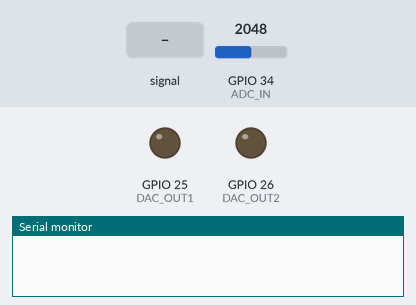
The sketch below on a simulated ESP32. Shown: output pins drawn as LEDs (lit = HIGH), the last lines printed to the serial monitor. The inputs (shaded band) are chosen by the test bench; at power-on: GPIO 34 (ADC_IN) = 2048 (analog values on the 0–4095 scale).

Above: at 0.0 s.
At 1.5 s:
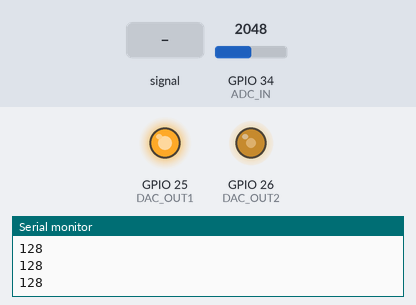
1.6 s: GPIO 34 (ADC_IN) fed a 200 Hz sine of ±327 counts around its level
At 1.67 s:
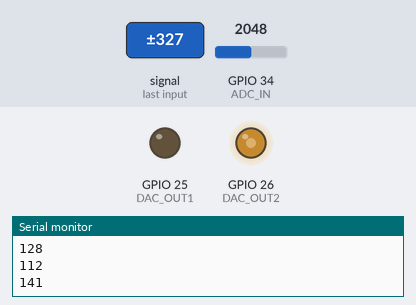
Timing chart, 0 to 2.6 s (numbered marks = the images above; inputs shaded):
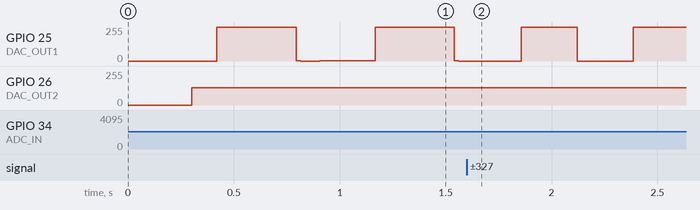

The sketch:

esp32_softclipper_test.ino
```cpp
#include <Arduino.h>

// ----- Pins -----
const int DAC_OUT1 = 25;  // DAC1 output (sine)
const int DAC_OUT2 = 26;  // DAC2 output (processed)
const int ADC_IN   = 34;  // ADC input

// ----- Sine table -----
const int   TABLE_SIZE = 256;
float       sineTable[TABLE_SIZE];

// ----- Timing / sample rate -----
const uint32_t SAMPLE_RATE_HZ   = 20000;     // 20 kHz
const uint32_t TIMER_BASE_HZ    = 1000000;   // 1 MHz timer base
const uint32_t TICKS_PER_SAMPLE = TIMER_BASE_HZ / SAMPLE_RATE_HZ; // 1e6 / 2e4 = 50

// ----- Test signal frequency -----
const float TEST_FREQ_HZ = 5.0f;           // A4 tone, change freely

// Phase accumulator stuff
float     g_phase       = 0.0f;
float     g_phaseStep   = 0.0f;              // computed in setup()

// ----- Plotting throttle -----
const uint16_t PLOT_DECIMATION = 200;        // 20k/200 = 100 Hz plot rate

// ----- Soft-clip parameters -----
const float CLIP_LIMIT = 0.3f;

// ----- Timer & shared state -----
hw_timer_t* timer = nullptr;

// ISR → loop tick flag
volatile bool g_sampleTick = false;

// Plotting shared state
volatile uint8_t g_plotSample      = 0;
volatile bool    g_plotSampleReady = false;


// -----------------------------------------------------
// Generate LUT [-1, 1]
// -----------------------------------------------------
void generateSineTable() {
    for (int i = 0; i < TABLE_SIZE; ++i) {
        float angle = 2.0f * PI * (float)i / (float)TABLE_SIZE;
        sineTable[i] = sinf(angle);
    }
}


// -----------------------------------------------------
// Generate sine at TEST_FREQ_HZ
// -----------------------------------------------------
float generateSine() {
    // Fractional index
    int   index      = (int)g_phase;
    float sample     = sineTable[index];

    // Advance phase accumulator
    g_phase += g_phaseStep;
    if (g_phase >= TABLE_SIZE) {
        g_phase -= TABLE_SIZE;
    }

    return sample;
}


// -----------------------------------------------------
float adcToNorm(uint16_t raw) {
    return ((float)raw - 2048.0f) / 2048.0f;
}

uint8_t normToDac(float x) {
    if (x > 1.0f)  x = 1.0f;
    if (x < -1.0f) x = -1.0f;
    float shifted = (x + 1.0f) * 0.5f;
    return (uint8_t)(shifted * 255.0f + 0.5f);
}

float softClip(float x) {
    float y = x / (1.0f + fabsf(x));  // smooth compress
    if (y >  CLIP_LIMIT) y =  CLIP_LIMIT;
    if (y < -CLIP_LIMIT) y = -CLIP_LIMIT;
    return y;
}


// -----------------------------------------------------
void ARDUINO_ISR_ATTR onTimer() {
    g_sampleTick = true;
}


// -----------------------------------------------------
void processOneSample() {
    float   sineNorm = generateSine();
    uint8_t sineDac  = normToDac(sineNorm);
    dacWrite(DAC_OUT1, sineDac);

    uint16_t adcRaw = analogRead(ADC_IN);
    float    inNorm = adcToNorm(adcRaw);

    float   outNorm = softClip(inNorm);
    uint8_t outDac  = normToDac(outNorm);

    dacWrite(DAC_OUT2, outDac);

    static uint16_t plotCounter = 0;
    plotCounter++;
    if (plotCounter >= PLOT_DECIMATION) {
        plotCounter = 0;

        noInterrupts();
        g_plotSample      = outDac;
        g_plotSampleReady = true;
        interrupts();
    }
}


// -----------------------------------------------------
void plotSampleIfReady() {
    uint8_t sample = 0;
    bool    ready  = false;

    noInterrupts();
    if (g_plotSampleReady) {
        ready             = true;
        sample            = g_plotSample;
        g_plotSampleReady = false;
    }
    interrupts();

    if (ready) {
        Serial.println(sample);
    }
}


// -----------------------------------------------------
void setup() {
    Serial.begin(115200);
    delay(300);
    Serial.println("20 kHz DSP loop with test tone frequency control...");

    generateSineTable();

    // Compute fractional phase step for arbitrary frequency
    g_phase       = 0.0f;
    g_phaseStep   = (float)TABLE_SIZE * TEST_FREQ_HZ / (float)SAMPLE_RATE_HZ;

    analogReadResolution(12);
    analogSetAttenuation(ADC_11db);

    timer = timerBegin(TIMER_BASE_HZ);  // 1 MHz timer
    timerAttachInterrupt(timer, &onTimer);
    timerAlarm(timer, TICKS_PER_SAMPLE, true, 0);  // 50 ticks = 20 kHz
}


// -----------------------------------------------------
void loop() {
    if (g_sampleTick) {
        g_sampleTick = false;
        processOneSample();
    }
    plotSampleIfReady();
}
```
